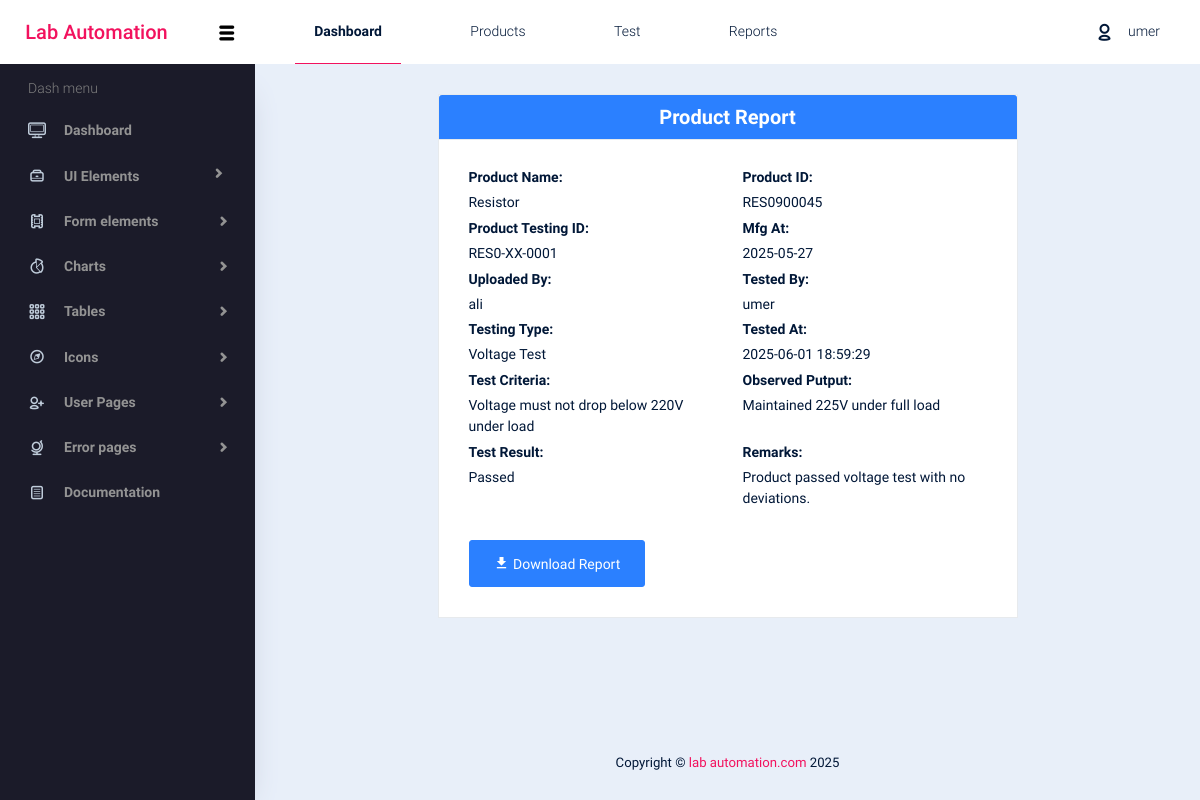
Screenshot of /record.php?prodid=2 (signed in) with the database file from the repository.
### tables this page shows
CREATE TABLE `tests` (
  `id` int(11) NOT NULL,
  `test_id` varchar(20) DEFAULT NULL,
  `product_id` varchar(10) DEFAULT NULL,
  `test_type` varchar(50) DEFAULT NULL,
  `test_criteria` text DEFAULT NULL,
  `observed_output` text DEFAULT NULL,
  `test_result` enum('Passed','Failed') NOT NULL,
  `remarks` text DEFAULT NULL,
  `tested_by` varchar(100) DEFAULT NULL,
  `tested_at` datetime DEFAULT current_timestamp()
);

CREATE TABLE `products` (
  `id` int(11) NOT NULL,
  `product_id` char(10) DEFAULT NULL,
  `product_name` varchar(50) NOT NULL,
  `product_type_id` int(11) NOT NULL,
  `revision_code` char(2) NOT NULL,
  `manufacturing_number` char(5) NOT NULL,
  `manufactured_date` date NOT NULL,
  `created_at` timestamp NOT NULL DEFAULT current_timestamp(),
  `Uploaded_by` varchar(30) NOT NULL
);

### record.php (the view, shortened to what this page needs)
<!DOCTYPE html>
<html lang="en">
<head>
    <link rel="stylesheet" href="vendors/typicons.font/font/typicons.css">
    <link rel="stylesheet" href="vendors/css/vendor.bundle.base.css">
    <link rel="stylesheet" href="css/vertical-layout-light/style.css">
  <link rel="manifest" href="logo/site.webmanifest">    <link href="https://cdn.jsdelivr.net/npm/@mdi/font@7.2.96/css/materialdesignicons.min.css" rel="stylesheet">
</head>
<body>
    <div class="container-scroller">
        <?php include 'components/navBar.php'; ?>
        <div class="container-fluid page-body-wrapper">
            <?php include 'components/sideBar.php'; ?>
            <div class="main-panel">
                <div class="content-wrapper" style="display: flex; justify-content: center;">
                    <div class="row justify-content-center">
                        <div class="col-md-8">
                            <div class="card" id="htmlContent">
                                <div class="card-header bg-info text-white">
                                    <h3 class="text-center mb-0 font-weight-bold">Product Report</h3>
                                </div>
                                <?php
                                include "config.php";
                                $id = $_GET['prodid'];
                                $sql = "SELECT
                                            p.product_name,
                                            p.product_id,
                                            p.manufactured_date,
                                            t.test_id,
                                            t.test_type,
                                            t.test_criteria,
                                            t.observed_output,
                                            t.test_result,
                                            t.remarks,
                                            t.tested_by,
                                            t.tested_at,
                                            p.Uploaded_by
                                        FROM products p
                                        INNER JOIN tests t ON p.product_id = t.product_id
                                        WHERE t.id = {$id}";
                                $result = mysqli_query($connect, $sql);
                                if ($row = mysqli_fetch_assoc($result)) {
                                    ?>
                                    <div class="card-body">
                                        <div class="row">
                                            <div class="col-md-6">
                                                <h5 class="font-weight-bold">Product Name:</h5>
                                                <p><?= $row['product_name'] ?></p>
                                            </div>
                                            <div class="col-md-6">
                                                <h5 class="font-weight-bold">Product ID:</h5>
                                                <p><?= $row['product_id'] ?></p>
                                            </div>
                                            <div class="col-md-6">
                                                <h5 class="font-weight-bold">Product Testing ID:</h5>
                                                <p><?= $row['test_id'] ?></p>
                                            </div>
                                            <div class="col-md-6">
                                                <h5 class="font-weight-bold">Mfg At:</h5>
                                                <p><?= $row['manufactured_date'] ?></p>
                                            </div>
                                            <div class="col-md-6">
                                                <h5 class="font-weight-bold">Uploaded By:</h5>
                                                <p><?= $row['Uploaded_by'] ?></p>
                                            </div>
                                            <div class="col-md-6">
                                                <h5 class="font-weight-bold">Tested By:</h5>
                                                <p><?= $row['tested_by'] ?></p>
                                            </div>
                                            <div class="col-md-6">
                                                <h5 class="font-weight-bold">Testing Type:</h5>
                                                <p><?= $row['test_type'] ?></p>
                                            </div>
                                            <div class="col-md-6">
                                                <h5 class="font-weight-bold">Tested At:</h5>
                                                <p><?= $row['tested_at'] ?></p>
                                            </div>
                                            <div class="col-md-6">
                                                <h5 class="font-weight-bold">Test Criteria:</h5>
                                                <p><?= $row['test_criteria'] ?></p>
                                            </div>
                                            <div class="col-md-6">
                                                <h5 class="font-weight-bold">Observed Putput:</h5>
                                                <p><?= $row['observed_output'] ?></p>
                                            </div>
                                            <div class="col-md-6">
                                                <h5 class="font-weight-bold">Test Result:</h5>
                                                <p><?= $row['test_result'] ?></p>
                                            </div>
                                            <div class="col-md-6">
                                                <h5 class="font-weight-bold">Remarks:</h5>
                                                <p><?= $row['remarks'] ?></p>
                                            </div>
                                            <div class="col-md-12 mt-4">
                                                <button class="btn btn-info no-print" id="generatePDF">
                                                    <i class="mdi mdi-download"></i> Download Report
                                                </button>
                                            </div>
                                        </div>
                                    </div>
                                <?php } ?>
                            </div>
                        </div>
                    </div>
                </div>
                <?php include 'components/footer.php'; ?>
            </div>
        </div>
    </div>
</body>
</html>

### components/navBar.php (shortened to what this page needs)
<nav class="navbar col-lg-12 col-12 p-0 fixed-top d-flex flex-row">
  <div class="text-center navbar-brand-wrapper d-flex align-items-center justify-content-center">
    <a class="navbar-brand brand-logo" href="index.php"><h3 class="text-primary mt-2 ml-4">Lab Automation</h3></a>
    <button class="navbar-toggler navbar-toggler align-self-center d-none d-lg-flex" type="button"
      data-toggle="minimize">
      <span class="typcn typcn-th-menu"></span>
    </button>
  </div>
  <div class="navbar-menu-wrapper d-flex align-items-center justify-content-end">
    <ul class="navbar-nav mr-lg-2">
      <li class="nav-item  d-none d-lg-flex">
        <a class="nav-link active" href="./index.php">
          Dashboard
        </a>
      </li>
      <?php
      if ($_SESSION["role"] === "Admin") {
      ?>
      <li class="nav-item  d-none d-lg-flex">
        <a class="nav-link" href="./product-type.php">
          Products
        </a>
      </li>
      <li class="nav-item  d-none d-lg-flex">
        <a class="nav-link" href="./test-products.php">
          Test
        </a>
      </li>
      <?php } ?>
      <li class="nav-item  d-none d-lg-flex">
        <a class="nav-link" href="./test-record.php">
          Reports
        </a>
      </li>
    </ul>
    <ul class="navbar-nav navbar-nav-right">
      <li class="nav-item nav-profile dropdown">
        <a class="nav-link dropdown-toggle  pl-0 pr-0" href="" data-toggle="dropdown" id="profileDropdown">
          <i class="typcn typcn-user-outline mr-0"></i>
          <span class="nav-profile-name">
            <?php
            echo $_SESSION["first_name"];
            ?>
          </span>
        </a>
      </li>
    </ul>
  </div>
</nav>

### components/sideBar.php (shortened to what this page needs)
<nav class="sidebar sidebar-offcanvas" id="sidebar">
  <ul class="nav">
    <li class="nav-item">
      <p class="sidebar-menu-title">Dash menu</p>
    </li>
    <li class="nav-item">
      <a class="nav-link" href="index.php">
        <i class="typcn typcn-device-desktop menu-icon"></i>
        <span class="menu-title">Dashboard </span>
      </a>
    </li>
    <li class="nav-item">
      <a class="nav-link" data-toggle="collapse" href="#ui-basic" aria-expanded="false" aria-controls="ui-basic">
        <i class="typcn typcn-briefcase menu-icon"></i>
        <span class="menu-title">UI Elements</span>
        <i class="typcn typcn-chevron-right menu-arrow"></i>
      </a>
    </li>
    <li class="nav-item">
      <a class="nav-link" data-toggle="collapse" href="#form-elements" aria-expanded="false"
        aria-controls="form-elements">
        <i class="typcn typcn-film menu-icon"></i>
        <span class="menu-title">Form elements</span>
        <i class="menu-arrow"></i>
      </a>
    </li>
    <li class="nav-item">
      <a class="nav-link" data-toggle="collapse" href="#charts" aria-expanded="false" aria-controls="charts">
        <i class="typcn typcn-chart-pie-outline menu-icon"></i>
        <span class="menu-title">Charts</span>
        <i class="menu-arrow"></i>
      </a>
    </li>
    <li class="nav-item">
      <a class="nav-link" data-toggle="collapse" href="#tables" aria-expanded="false" aria-controls="tables">
        <i class="typcn typcn-th-small-outline menu-icon"></i>
        <span class="menu-title">Tables</span>
        <i class="menu-arrow"></i>
      </a>
    </li>
    <li class="nav-item">
      <a class="nav-link" data-toggle="collapse" href="#icons" aria-expanded="false" aria-controls="icons">
        <i class="typcn typcn-compass menu-icon"></i>
        <span class="menu-title">Icons</span>
        <i class="menu-arrow"></i>
      </a>
    </li>
    <li class="nav-item">
      <a class="nav-link" data-toggle="collapse" href="#auth" aria-expanded="false" aria-controls="auth">
        <i class="typcn typcn-user-add-outline menu-icon"></i>
        <span class="menu-title">User Pages</span>
        <i class="menu-arrow"></i>
      </a>
    </li>
    <li class="nav-item">
      <a class="nav-link" data-toggle="collapse" href="#error" aria-expanded="false" aria-controls="error">
        <i class="typcn typcn-globe-outline menu-icon"></i>
        <span class="menu-title">Error pages</span>
        <i class="menu-arrow"></i>
      </a>
    </li>
    <li class="nav-item">
      <a class="nav-link" href="pages/documentation/documentation.html">
        <i class="typcn typcn-document-text menu-icon"></i>
        <span class="menu-title">Documentation</span>
      </a>
    </li>
  </ul>
</nav>

### components/footer.php
<footer class="footer">
           <div class="d-sm-flex justify-content-center justify-content-center">
             <span class="text-center text-sm-left d-block d-sm-inline-block">Copyright © <a href="https://www.bootstrapdash.com/" target="_blank">lab automation.com</a> 2025</span>
         </footer>

### rows the page displays
tests: products.product_name "Resistor", products.product_id "RES0900045", test "RES0-XX-0001", products.manufactured_date "2025-05-27", products.Uploaded_by "ali", tested_by "umer", test_type "Voltage Test", tested_at "2025-06-01 18:59:29", test_criteria "Voltage must not drop below 220V under load", observed_output "Maintained 225V under full load", test_result "Passed", remarks "Product passed voltage test with no deviations."

### other values shown
$_SESSION["first_name"] "umer"
